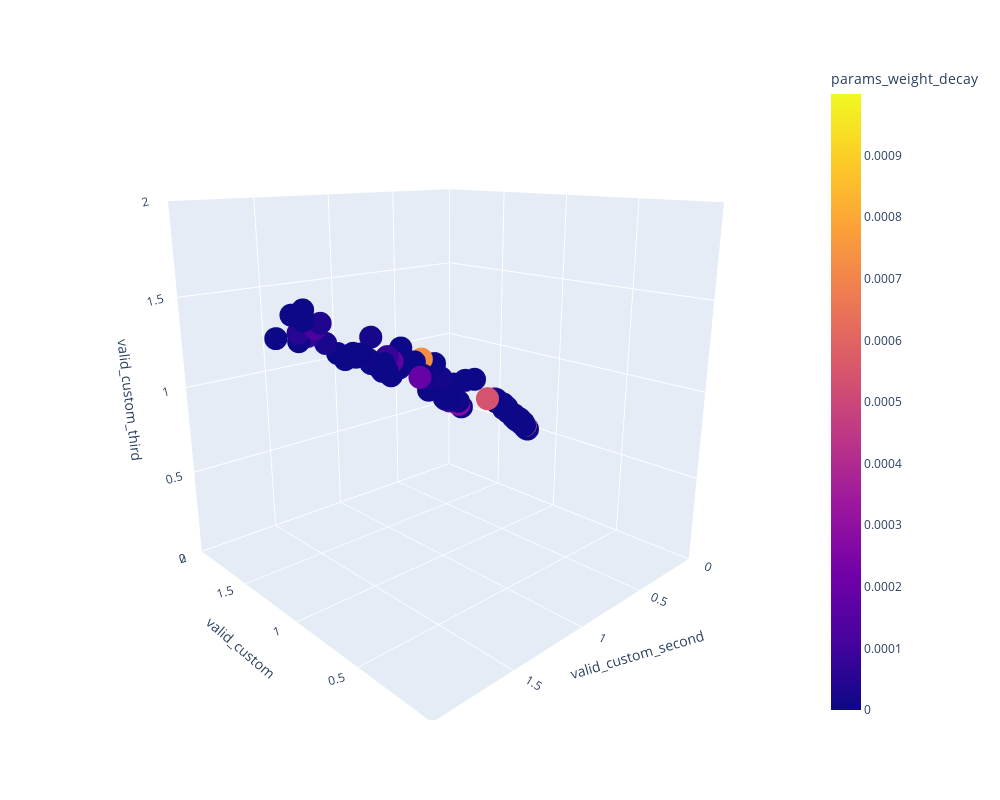

Write notebook code for a chart like this one.
### Code cell
# set bounds
maxval=2
ranges = [0,maxval]

fig = px.scatter_3d(df, x='values_0', y='values_1', z='values_2',
                    color='params_weight_decay',
                    range_x=ranges, range_y=ranges, range_z=ranges,
                    labels={'values_0':'valid_custom', 'values_1':'valid_custom_second', 'values_2':'valid_custom_third'},
                    width=1000, height=800)


fig.show()

### Figure 1 — Plotly figure (JSON) as saved in the notebook; plotly's stock layout.template omitted (floating-point values rounded to 4 significant figures; data arrays with more than 128 entries replaced by an {"elided": "..."} marker saying what was removed)
{"data": [{"hovertemplate": "valid_custom=%{x}<br>valid_custom_second=%{y}<br>valid_custom_third=%{z}<br>params_weight_decay=%{marker.color}<extra></extra>", "legendgroup": "", "marker": {"color": {"elided": "203 float values"}, "coloraxis": "coloraxis", "symbol": "circle"}, "mode": "markers", "name": "", "scene": "scene", "showlegend": false, "type": "scatter3d", "x": {"elided": "203 float values"}, "y": {"elided": "203 float values"}, "z": {"elided": "203 float values"}}], "layout": {"coloraxis": {"colorbar": {"title": {"text": "params_weight_decay"}}, "colorscale": [[0, "#0d0887"], [0.1111, "#46039f"], [0.2222, "#7201a8"], [0.3333, "#9c179e"], [0.4444, "#bd3786"], [0.5556, "#d8576b"], [0.6667, "#ed7953"], [0.7778, "#fb9f3a"], [0.8889, "#fdca26"], [1, "#f0f921"]]}, "height": 800, "legend": {"tracegroupgap": 0}, "margin": {"t": 60}, "scene": {"aspectmode": "auto", "aspectratio": {"x": 1, "y": 1, "z": 1}, "camera": {"center": {"x": 0, "y": 0, "z": 0}, "eye": {"x": -1.513, "y": 1.419, "z": 0.6218}, "projection": {"type": "perspective"}, "up": {"x": 0, "y": 0, "z": 1}}, "domain": {"x": [0, 1], "y": [0, 1]}, "xaxis": {"range": [0, 2], "title": {"text": "valid_custom"}, "type": "linear"}, "yaxis": {"range": [0, 2], "title": {"text": "valid_custom_second"}, "type": "linear"}, "zaxis": {"range": [0, 2], "title": {"text": "valid_custom_third"}, "type": "linear"}}, "width": 1000}}
